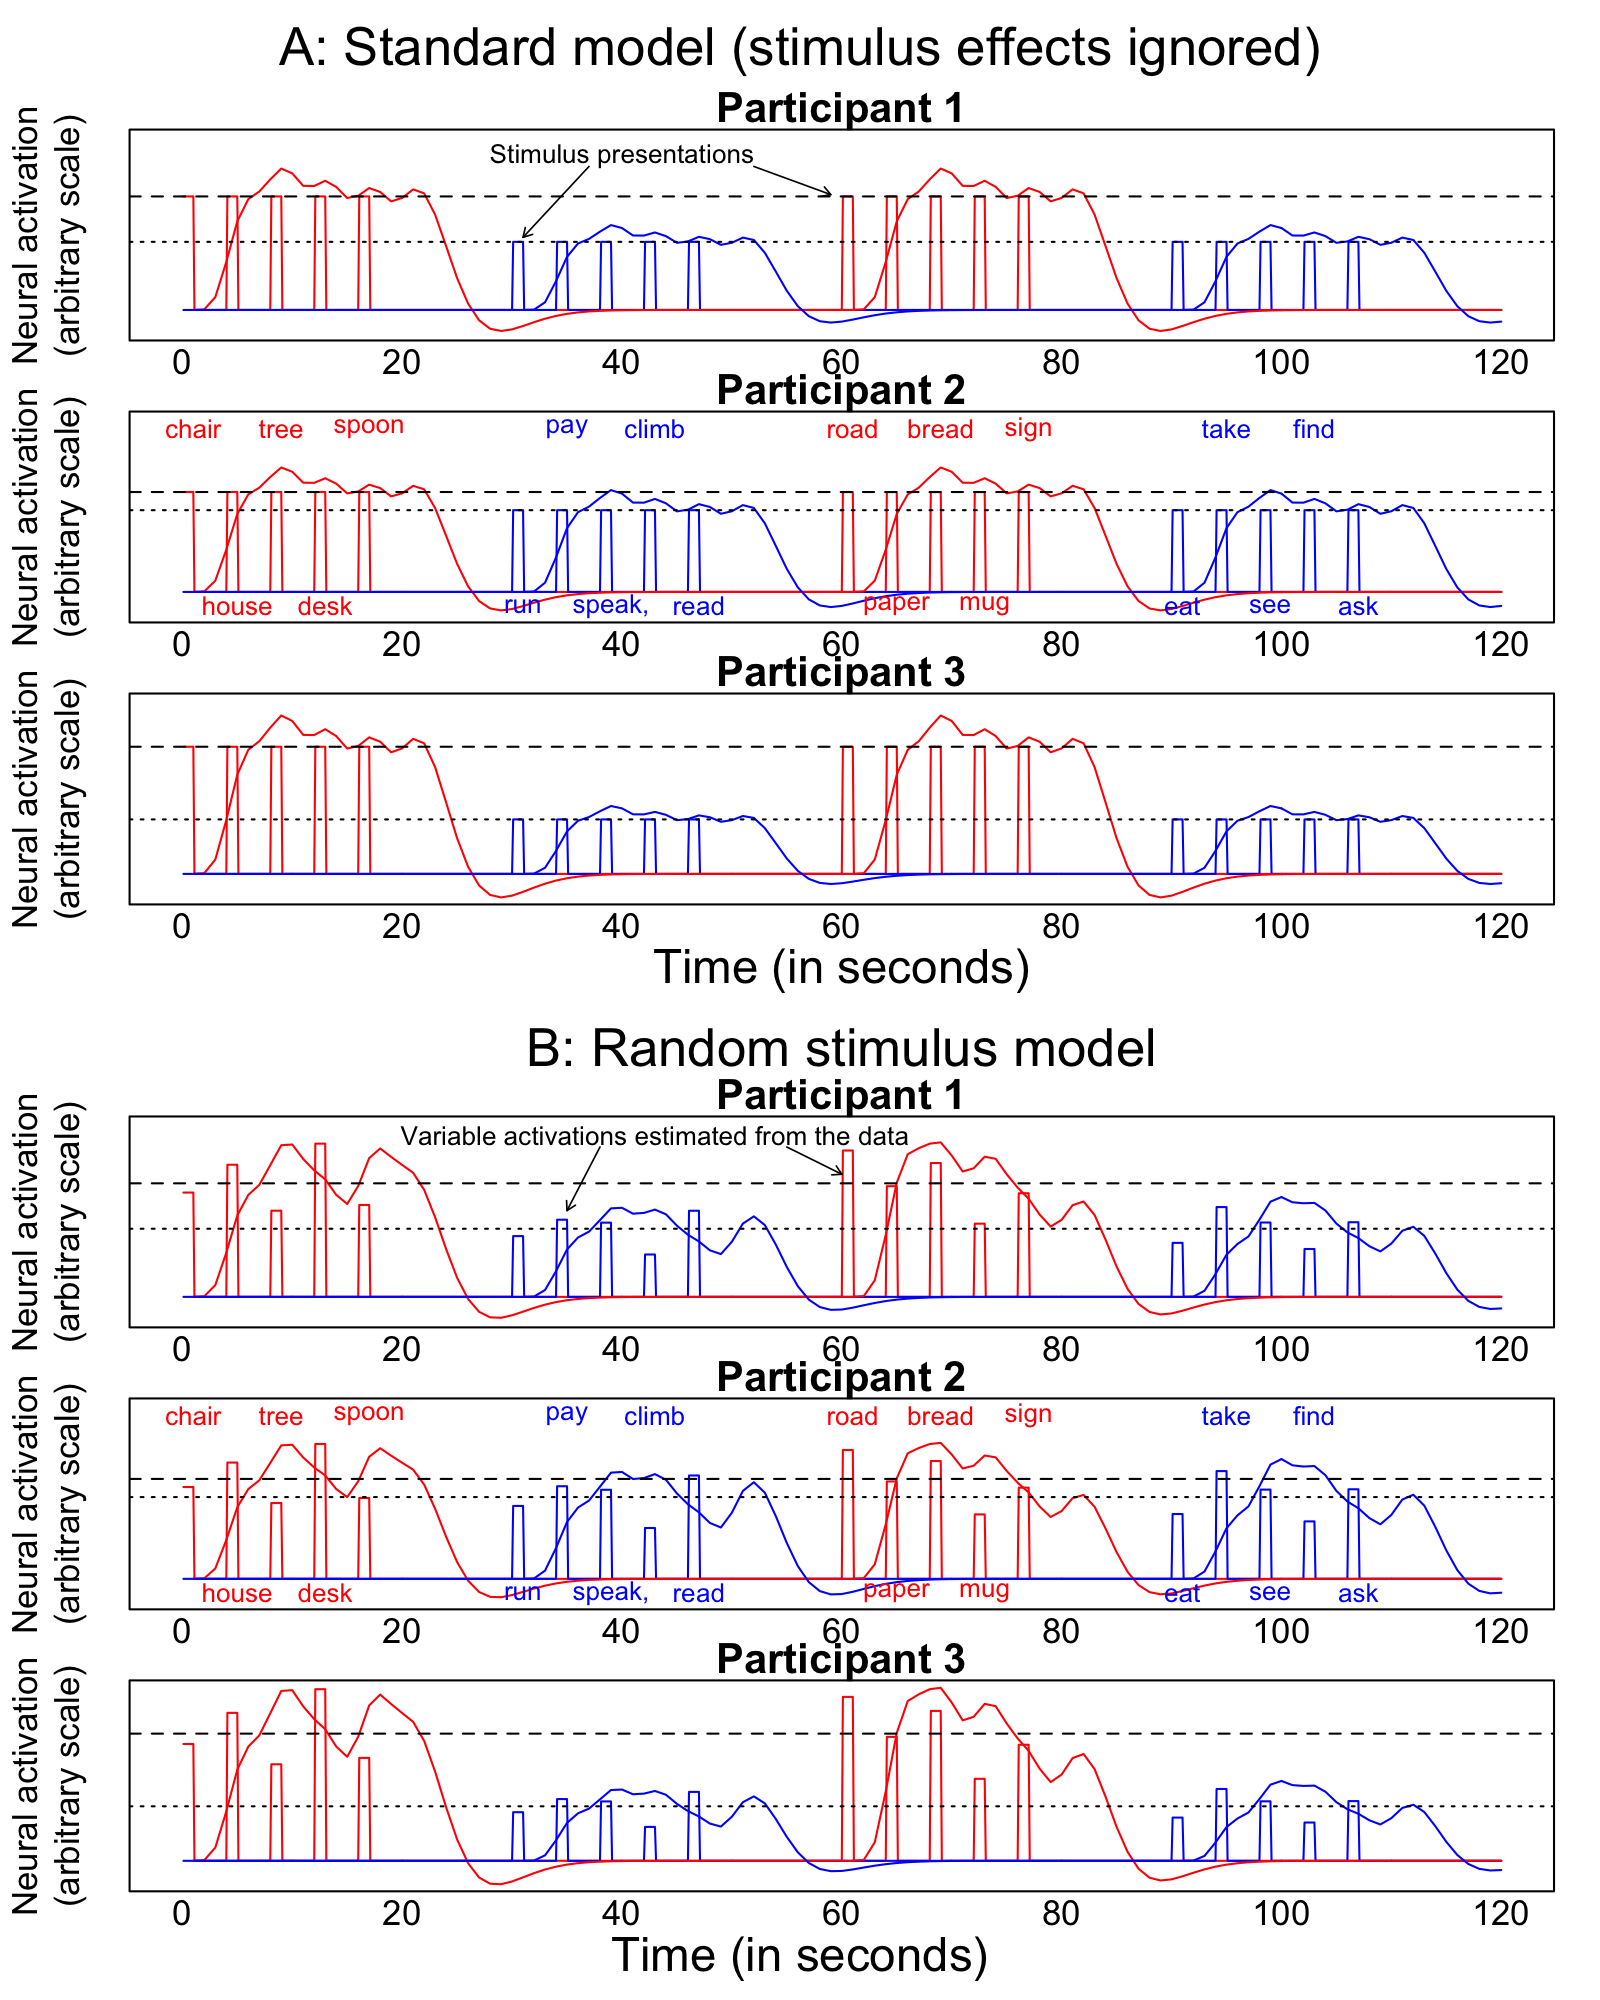

The R source for this figure:
# replace with a directory on your machine
path <- "/Users/Jake/Desktop/"


# define helper functions ----------------------------------------


# from the FIAR package
# https://github.com/cran/FIAR/blob/master/R/hrfConvolve.R
hrfConvolve <-
  function (x=NULL, scans = NA, onsets = c(), durations = c(), rt = NA, 
            SNR=0, mean = FALSE, a1 = 6, a2 = 12, b1 = 0.9, b2 = 0.9, 
            cc = 0.2) 
  {
    hrf <- function(x, a1, a2, b1, b2, c) {
      d1 <- a1 * b1
      d2 <- a2 * b2
      c1 <- (x/d1)^a1
      c2 <- c * (x/d2)^a2
      res <- c1 * exp(-(x - d1)/b1) - c2 * exp(-(x - d2)/b2)
      res
    }
    if (is.null(x)){ 
      numberofonsets <- length(onsets)
      if (length(durations) == 1) {
        durations <- rep(durations, numberofonsets)
      }
      
      stimulus <- rep(0, scans)
      for (i in 1:numberofonsets) {
        for (j in onsets[i]:(onsets[i] + durations[i] - 1)) {
          stimulus[j] <- 1
        }
      }
      hrfnn <- convolve(stimulus, hrf(scans:1, a1, a2, b1/rt,b2/rt, cc))
      
      if(SNR>0){
        sdS <- sd(hrfnn)	
        noise=rnorm(scans,sd=sdS/SNR)
        #Zx <- x/sd(x)
        #sdN <- sdS/SNR
        hrfnn <- hrfnn + noise
      }
      else{hrfnn <- hrfnn}
      
      if (mean) {
        hrfnn - mean(hrfnn)
      }
      else {
        hrfnn
      }
    }
    else{ hrfnn <- convolve(x, hrf(length(x):1, a1, a2, b1,b2, cc))
    
    if(SNR>0){
      sdS <- sd(hrfnn)	
      noise <- rnorm(length(x),sd=sdS/SNR)
      
      hrfnn <- hrfnn + noise
    }
    else{hrfnn <- hrfnn}
    
    if (mean) {
      hrfnn - mean(hrfnn)
    }
    else {
      hrfnn
    }
    }
    
  }

# function to build activation sequence
act <- function(num_trials, pad=25, ISI=1:3, stim_sd=0){
  if(length(ISI)==1) ISI <- rep(ISI,2)
  ans <- c(unlist(lapply(seq(num_trials), function(x){
    c(1, rep(0, sample(ISI, 1)))
  })), numeric(pad))
  ans[ans>0] <- 1 + stim_sd*scale(rnorm(sum(ans>0)))
  return(ans)
  # return(ans * (rnorm(length(ans), mean=1, sd=stim_sd)))
}

# function to draw a single panel w/ specified parameters
hrf_plot <- function(means=c(1,1), stim_sd=0, main=""){
  act1 <- means[1]*head(c(act(5, ISI=3, stim_sd=stim_sd), numeric(15), act(5, ISI=3, stim_sd=stim_sd), numeric(30)), -15)
  act2 <- means[2]*head(c(numeric(30), act(5, ISI=3, stim_sd=stim_sd), numeric(15), act(5, ISI=3, stim_sd=stim_sd)), -15)
  plot(y=c(-.25,1.9), x=c(0,length(act1)), cex=0, xlab="", xaxt="n",
       yaxt="n", ylab="Neural activation\n(arbitrary scale)",
       mgp=c(1,1,0), main=main)
  axis(side=1, tick=FALSE, line=-1)
  lines(y=rep(act1, each=10), x=seq(length(act1)*10)/10, col="red")
  lines(y=rep(act2, each=10), x=seq(length(act2)*10)/10, col="blue")
  lines(hrfConvolve(x=act1, rt=1), type="l", col="red")
  conv2 <- hrfConvolve(x=act2, rt=1)
  conv2[1:20] <- 0
  lines(conv2, type="l", col="blue")
  abline(h=means, lty=2:3)
}


# build the plot! ---------------------------------------------------------


png(paste0(path,"time_series.png"), height=10, width=8,
    units="in", res=200, pointsize=19)
layout(cbind(c(rep(1:3, each=4),7,7,rep(4:6, each=4))))
par(mar=c(.5,3,1,1)+.1)
par(oma=c(2,0,2,0))
x <- c(1,5,9,13,17,31,35,39,43,47,61,65,69,73,77,91,95,99,103,107)
labs <- c("chair","house","tree","desk","spoon",
          "run","pay","speak,","climb","read",
          "road","paper","bread","mug","sign",
          "eat","take","see","find","ask")

hrf_plot(means=c(1.25,.75), stim_sd=0, main="Participant 1")
text(x=c(40), y=1.7, cex=.75,
     labels="Stimulus presentations")
arrows(x0=c(37,52), x1=c(31,59), length=.05,
       y0=1.58, y1=c(.8, 1.27), lwd=.8)
hrf_plot(means=c(1.1,.9), stim_sd=0, main="Participant 2")
text(x=x, y=c(1.8,-.15), labels=labs, cex=.75,
     col=rep(c("red","blue"),each=5))
hrf_plot(means=c(1.4,.6), stim_sd=0, main="Participant 3")

set.seed(45634)
hrf_plot(means=c(1.25,.75), stim_sd=.25, main="Participant 1")
text(x=43, y=1.78, cex=.75,
     labels="Variable activations estimated from the data")
arrows(x0=c(38,55), x1=c(35,60), length=.05,
       y0=1.65, y1=c(.95, 1.35), lwd=.8)
set.seed(45634)
hrf_plot(means=c(1.1,.9), stim_sd=.25, main="Participant 2")
text(x=x, y=c(1.8,-.15), labels=labs, cex=.75,
     col=rep(c("red","blue"),each=5))
set.seed(45634)
hrf_plot(means=c(1.4,.6), stim_sd=.25, main="Participant 3")

mtext("Time (in seconds)", side=1, line=.5, outer=TRUE, cex=.9)
mtext("A: Standard model (stimulus effects ignored)", side=3, line=.25, outer=TRUE)
mtext("Time (in seconds)", side=3, line=16.5, cex=.9)
mtext("B: Random stimulus model", side=3, line=14.5)
dev.off()
